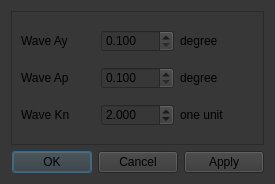
<?xml version="1.0" encoding="UTF-8"?>
<ui version="4.0">
 <class>DialogTypicalMode</class>
 <widget class="QDialog" name="DialogTypicalMode">
  <property name="geometry">
   <rect>
    <x>0</x>
    <y>0</y>
    <width>275</width>
    <height>184</height>
   </rect>
  </property>
  <property name="font">
   <font>
    <pointsize>12</pointsize>
   </font>
  </property>
  <property name="windowTitle">
   <string>Typical Mode</string>
  </property>
  <property name="styleSheet">
   <string notr="true">background-color: rgb(55, 55, 55);</string>
  </property>
  <layout class="QVBoxLayout" name="verticalLayout">
   <item>
    <widget class="QFrame" name="frame">
     <property name="frameShape">
      <enum>QFrame::StyledPanel</enum>
     </property>
     <property name="frameShadow">
      <enum>QFrame::Raised</enum>
     </property>
     <layout class="QGridLayout" name="gridLayout">
      <item row="0" column="0">
       <widget class="QLabel" name="label_typical_ay">
        <property name="text">
         <string>Wave Ay</string>
        </property>
       </widget>
      </item>
      <item row="0" column="1">
       <widget class="QDoubleSpinBox" name="doubleSpinBox_typical_ay">
        <property name="decimals">
         <number>3</number>
        </property>
        <property name="minimum">
         <double>0.100000000000000</double>
        </property>
        <property name="maximum">
         <double>80.000000000000000</double>
        </property>
        <property name="singleStep">
         <double>5.000000000000000</double>
        </property>
        <property name="value">
         <double>0.100000000000000</double>
        </property>
       </widget>
      </item>
      <item row="0" column="2">
       <widget class="QLabel" name="label_typical_ay_unit">
        <property name="text">
         <string>degree</string>
        </property>
       </widget>
      </item>
      <item row="1" column="0">
       <widget class="QLabel" name="label_typical_ap">
        <property name="text">
         <string>Wave Ap</string>
        </property>
       </widget>
      </item>
      <item row="1" column="1">
       <widget class="QDoubleSpinBox" name="doubleSpinBox_typical_ap">
        <property name="decimals">
         <number>3</number>
        </property>
        <property name="minimum">
         <double>0.100000000000000</double>
        </property>
        <property name="maximum">
         <double>80.000000000000000</double>
        </property>
        <property name="singleStep">
         <double>5.000000000000000</double>
        </property>
       </widget>
      </item>
      <item row="1" column="2">
       <widget class="QLabel" name="label_typical_ap_unit">
        <property name="text">
         <string>degree</string>
        </property>
       </widget>
      </item>
      <item row="2" column="0">
       <widget class="QLabel" name="label_typical_kn">
        <property name="text">
         <string>Wave Kn</string>
        </property>
       </widget>
      </item>
      <item row="2" column="1">
       <widget class="QDoubleSpinBox" name="doubleSpinBox_typical_kn">
        <property name="decimals">
         <number>3</number>
        </property>
        <property name="minimum">
         <double>0.100000000000000</double>
        </property>
        <property name="maximum">
         <double>10.000000000000000</double>
        </property>
        <property name="singleStep">
         <double>0.500000000000000</double>
        </property>
        <property name="value">
         <double>2.000000000000000</double>
        </property>
       </widget>
      </item>
      <item row="2" column="2">
       <widget class="QLabel" name="label_typical_kn_unit">
        <property name="text">
         <string>one unit</string>
        </property>
       </widget>
      </item>
     </layout>
    </widget>
   </item>
   <item>
    <widget class="QDialogButtonBox" name="buttonBox">
     <property name="orientation">
      <enum>Qt::Horizontal</enum>
     </property>
     <property name="standardButtons">
      <set>QDialogButtonBox::Apply|QDialogButtonBox::Cancel|QDialogButtonBox::Ok</set>
     </property>
    </widget>
   </item>
  </layout>
 </widget>
 <resources/>
 <connections>
  <connection>
   <sender>buttonBox</sender>
   <signal>accepted()</signal>
   <receiver>DialogTypicalMode</receiver>
   <slot>accept()</slot>
   <hints>
    <hint type="sourcelabel">
     <x>248</x>
     <y>254</y>
    </hint>
    <hint type="destinationlabel">
     <x>157</x>
     <y>274</y>
    </hint>
   </hints>
  </connection>
  <connection>
   <sender>buttonBox</sender>
   <signal>rejected()</signal>
   <receiver>DialogTypicalMode</receiver>
   <slot>reject()</slot>
   <hints>
    <hint type="sourcelabel">
     <x>316</x>
     <y>260</y>
    </hint>
    <hint type="destinationlabel">
     <x>286</x>
     <y>274</y>
    </hint>
   </hints>
  </connection>
 </connections>
</ui>
